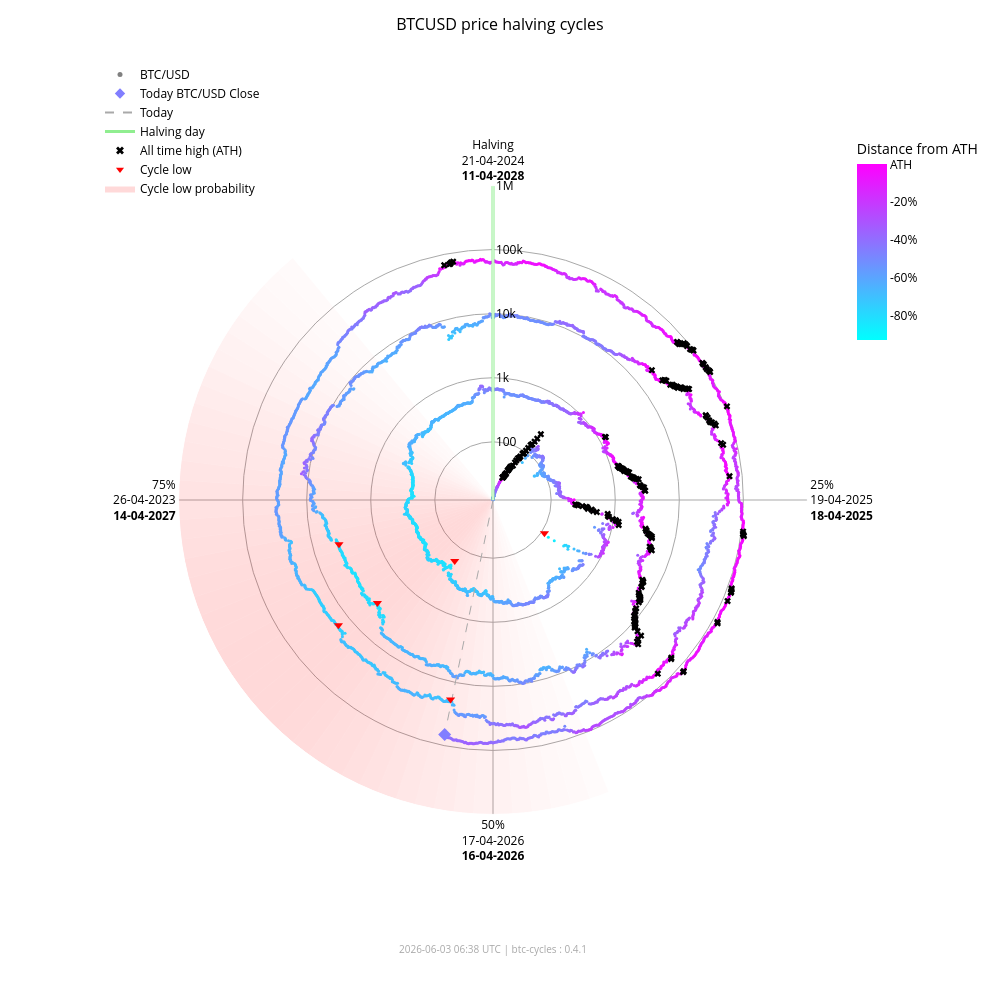

Write notebook code for a chart like this one.
### Markdown cell above
### Interactive chart (plotly)

### Code cell
fig_interactive = btc.plot(
    kind="interactive",
    from_date="2012-11-28",
)
# plotly config for interactivity
config = {"scrollZoom": True, "displayModeBar": True}
# display in notebook
fig_interactive.show(config=config)

### Figure 1 — Plotly figure (JSON) as saved in the notebook; plotly's stock layout.template omitted (floating-point values rounded to 4 significant figures; data arrays with more than 128 entries replaced by an {"elided": "..."} marker saying what was removed)
{"data": [{"fill": "toself", "fillcolor": "rgba(255,0,0,0.017168280509461755)", "hoverinfo": "skip", "line": {"width": 0}, "mode": "lines", "r": [12.35, 1000000, 1000000, 12.35, 12.35], "showlegend": false, "theta": [158.4, 158.4, 162.0, 162.0, 158.4], "type": "scatterpolar"}, {"fill": "toself", "fillcolor": "rgba(255,0,0,0.022114794501891175)", "hoverinfo": "skip", "line": {"width": 0}, "mode": "lines", "r": [12.35, 1000000, 1000000, 12.35, 12.35], "showlegend": false, "theta": [162.0, 162.0, 165.6, 165.6, 162.0], "type": "scatterpolar"}, {"fill": "toself", "fillcolor": "rgba(255,0,0,0.02790404259511669)", "hoverinfo": "skip", "line": {"width": 0}, "mode": "lines", "r": [12.35, 1000000, 1000000, 12.35, 12.35], "showlegend": false, "theta": [165.6, 165.6, 169.2, 169.2, 165.6], "type": "scatterpolar"}, {"fill": "toself", "fillcolor": "rgba(255,0,0,0.034518294852420334)", "hoverinfo": "skip", "line": {"width": 0}, "mode": "lines", "r": [12.35, 1000000, 1000000, 12.35, 12.35], "showlegend": false, "theta": [169.2, 169.2, 172.8, 172.8, 169.2], "type": "scatterpolar"}, {"fill": "toself", "fillcolor": "rgba(255,0,0,0.041901979682821514)", "hoverinfo": "skip", "line": {"width": 0}, "mode": "lines", "r": [12.35, 1000000, 1000000, 12.35, 12.35], "showlegend": false, "theta": [172.8, 172.8, 176.4, 176.4, 172.8], "type": "scatterpolar"}, {"fill": "toself", "fillcolor": "rgba(255,0,0,0.04996405861294358)", "hoverinfo": "skip", "line": {"width": 0}, "mode": "lines", "r": [12.35, 1000000, 1000000, 12.35, 12.35], "showlegend": false, "theta": [176.4, 176.4, 180.0, 180.0, 176.4], "type": "scatterpolar"}, {"fill": "toself", "fillcolor": "rgba(255,0,0,0.05858349692240514)", "hoverinfo": "skip", "line": {"width": 0}, "mode": "lines", "r": [12.35, 1000000, 1000000, 12.35, 12.35], "showlegend": false, "theta": [180.0, 180.0, 183.6, 183.6, 180.0], "type": "scatterpolar"}, {"fill": "toself", "fillcolor": "rgba(255,0,0,0.06761662035375064)", "hoverinfo": "skip", "line": {"width": 0}, "mode": "lines", "r": [12.35, 1000000, 1000000, 12.35, 12.35], "showlegend": false, "theta": [183.6, 183.6, 187.2, 187.2, 183.6], "type": "scatterpolar"}, {"fill": "toself", "fillcolor": "rgba(255,0,0,0.07690481219944661)", "hoverinfo": "skip", "line": {"width": 0}, "mode": "lines", "r": [12.35, 1000000, 1000000, 12.35, 12.35], "showlegend": false, "theta": [187.2, 187.2, 190.8, 190.8, 187.2], "type": "scatterpolar"}, {"fill": "toself", "fillcolor": "rgba(255,0,0,0.08628112000611096)", "hoverinfo": "skip", "line": {"width": 0}, "mode": "lines", "r": [12.35, 1000000, 1000000, 12.35, 12.35], "showlegend": false, "theta": [190.8, 190.8, 194.4, 194.4, 190.8], "type": "scatterpolar"}, {"fill": "toself", "fillcolor": "rgba(255,0,0,0.09557490841018089)", "hoverinfo": "skip", "line": {"width": 0}, "mode": "lines", "r": [12.35, 1000000, 1000000, 12.35, 12.35], "showlegend": false, "theta": [194.4, 194.4, 198.0, 198.0, 194.4], "type": "scatterpolar"}, {"fill": "toself", "fillcolor": "rgba(255,0,0,0.10461455782963762)", "hoverinfo": "skip", "line": {"width": 0}, "mode": "lines", "r": [12.35, 1000000, 1000000, 12.35, 12.35], "showlegend": false, "theta": [198.0, 198.0, 201.6, 201.6, 198.0], "type": "scatterpolar"}, {"fill": "toself", "fillcolor": "rgba(255,0,0,0.11322908719652829)", "hoverinfo": "skip", "line": {"width": 0}, "mode": "lines", "r": [12.35, 1000000, 1000000, 12.35, 12.35], "showlegend": false, "theta": [201.6, 201.6, 205.2, 205.2, 201.6], "type": "scatterpolar"}, {"fill": "toself", "fillcolor": "rgba(255,0,0,0.12125015337052986)", "hoverinfo": "skip", "line": {"width": 0}, "mode": "lines", "r": [12.35, 1000000, 1000000, 12.35, 12.35], "showlegend": false, "theta": [205.2, 205.2, 208.8, 208.8, 205.2], "type": "scatterpolar"}, {"fill": "toself", "fillcolor": "rgba(255,0,0,0.12851590515331976)", "hoverinfo": "skip", "line": {"width": 0}, "mode": "lines", "r": [12.35, 1000000, 1000000, 12.35, 12.35], "showlegend": false, "theta": [208.8, 208.8, 212.4, 212.4, 208.8], "type": "scatterpolar"}, {"fill": "toself", "fillcolor": "rgba(255,0,0,0.13487757461161184)", "hoverinfo": "skip", "line": {"width": 0}, "mode": "lines", "r": [12.35, 1000000, 1000000, 12.35, 12.35], "showlegend": false, "theta": [212.4, 212.4, 216.0, 216.0, 212.4], "type": "scatterpolar"}, {"fill": "toself", "fillcolor": "rgba(255,0,0,0.14020862181849592)", "hoverinfo": "skip", "line": {"width": 0}, "mode": "lines", "r": [12.35, 1000000, 1000000, 12.35, 12.35], "showlegend": false, "theta": [216.0, 216.0, 219.6, 219.6, 216.0], "type": "scatterpolar"}, {"fill": "toself", "fillcolor": "rgba(255,0,0,0.14441504950654527)", "hoverinfo": "skip", "line": {"width": 0}, "mode": "lines", "r": [12.35, 1000000, 1000000, 12.35, 12.35], "showlegend": false, "theta": [219.6, 219.6, 223.2, 223.2, 219.6], "type": "scatterpolar"}, {"fill": "toself", "fillcolor": "rgba(255,0,0,0.14744459351271713)", "hoverinfo": "skip", "line": {"width": 0}, "mode": "lines", "r": [12.35, 1000000, 1000000, 12.35, 12.35], "showlegend": false, "theta": [223.2, 223.2, 226.8, 226.8, 223.2], "type": "scatterpolar"}, {"fill": "toself", "fillcolor": "rgba(255,0,0,0.14929223192296423)", "hoverinfo": "skip", "line": {"width": 0}, "mode": "lines", "r": [12.35, 1000000, 1000000, 12.35, 12.35], "showlegend": false, "theta": [226.8, 226.8, 230.4, 230.4, 226.8], "type": "scatterpolar"}, {"fill": "toself", "fillcolor": "rgba(255,0,0,0.15)", "hoverinfo": "skip", "line": {"width": 0}, "mode": "lines", "r": [12.35, 1000000, 1000000, 12.35, 12.35], "showlegend": false, "theta": [230.4, 230.4, 234.0, 234.0, 230.4], "type": "scatterpolar"}, {"fill": "toself", "fillcolor": "rgba(255,0,0,0.14965033825231114)", "hoverinfo": "skip", "line": {"width": 0}, "mode": "lines", "r": [12.35, 1000000, 1000000, 12.35, 12.35], "showlegend": false, "theta": [234.0, 234.0, 237.6, 237.6, 234.0], "type": "scatterpolar"}, {"fill": "toself", "fillcolor": "rgba(255,0,0,0.14835378057909807)", "hoverinfo": "skip", "line": {"width": 0}, "mode": "lines", "r": [12.35, 1000000, 1000000, 12.35, 12.35], "showlegend": false, "theta": [237.6, 237.6, 241.2, 241.2, 237.6], "type": "scatterpolar"}, {"fill": "toself", "fillcolor": "rgba(255,0,0,0.14623322283554635)", "hoverinfo": "skip", "line": {"width": 0}, "mode": "lines", "r": [12.35, 1000000, 1000000, 12.35, 12.35], "showlegend": false, "theta": [241.2, 241.2, 244.8, 244.8, 241.2], "type": "scatterpolar"}, {"fill": "toself", "fillcolor": "rgba(255,0,0,0.1434078538226231)", "hoverinfo": "skip", "line": {"width": 0}, "mode": "lines", "r": [12.35, 1000000, 1000000, 12.35, 12.35], "showlegend": false, "theta": [244.8, 244.8, 248.4, 248.4, 244.8], "type": "scatterpolar"}, {"fill": "toself", "fillcolor": "rgba(255,0,0,0.13997983179373427)", "hoverinfo": "skip", "line": {"width": 0}, "mode": "lines", "r": [12.35, 1000000, 1000000, 12.35, 12.35], "showlegend": false, "theta": [248.4, 248.4, 252.0, 252.0, 248.4], "type": "scatterpolar"}, {"fill": "toself", "fillcolor": "rgba(255,0,0,0.13602598258454268)", "hoverinfo": "skip", "line": {"width": 0}, "mode": "lines", "r": [12.35, 1000000, 1000000, 12.35, 12.35], "showlegend": false, "theta": [252.0, 252.0, 255.6, 255.6, 252.0], "type": "scatterpolar"}, {"fill": "toself", "fillcolor": "rgba(255,0,0,0.13159547355344953)", "hoverinfo": "skip", "line": {"width": 0}, "mode": "lines", "r": [12.35, 1000000, 1000000, 12.35, 12.35], "showlegend": false, "theta": [255.6, 255.6, 259.2, 259.2, 255.6], "type": "scatterpolar"}, {"fill": "toself", "fillcolor": "rgba(255,0,0,0.12671301775492697)", "hoverinfo": "skip", "line": {"width": 0}, "mode": "lines", "r": [12.35, 1000000, 1000000, 12.35, 12.35], "showlegend": false, "theta": [259.2, 259.2, 262.8, 262.8, 259.2], "type": "scatterpolar"}, {"fill": "toself", "fillcolor": "rgba(255,0,0,0.12138610149219965)", "hoverinfo": "skip", "line": {"width": 0}, "mode": "lines", "r": [12.35, 1000000, 1000000, 12.35, 12.35], "showlegend": false, "theta": [262.8, 262.8, 266.4, 266.4, 262.8], "type": "scatterpolar"}, {"fill": "toself", "fillcolor": "rgba(255,0,0,0.1156142551644921)", "hoverinfo": "skip", "line": {"width": 0}, "mode": "lines", "r": [12.35, 1000000, 1000000, 12.35, 12.35], "showlegend": false, "theta": [266.4, 266.4, 270.0, 270.0, 266.4], "type": "scatterpolar"}, {"fill": "toself", "fillcolor": "rgba(255,0,0,0.10939851441251548)", "hoverinfo": "skip", "line": {"width": 0}, "mode": "lines", "r": [12.35, 1000000, 1000000, 12.35, 12.35], "showlegend": false, "theta": [270.0, 270.0, 273.6, 273.6, 270.0], "type": "scatterpolar"}, {"fill": "toself", "fillcolor": "rgba(255,0,0,0.10274974912946185)", "hoverinfo": "skip", "line": {"width": 0}, "mode": "lines", "r": [12.35, 1000000, 1000000, 12.35, 12.35], "showlegend": false, "theta": [273.6, 273.6, 277.2, 277.2, 273.6], "type": "scatterpolar"}, {"fill": "toself", "fillcolor": "rgba(255,0,0,0.09569517349791425)", "hoverinfo": "skip", "line": {"width": 0}, "mode": "lines", "r": [12.35, 1000000, 1000000, 12.35, 12.35], "showlegend": false, "theta": [277.2, 277.2, 280.8, 280.8, 277.2], "type": "scatterpolar"}, {"fill": "toself", "fillcolor": "rgba(255,0,0,0.08828282625646727)", "hoverinfo": "skip", "line": {"width": 0}, "mode": "lines", "r": [12.35, 1000000, 1000000, 12.35, 12.35], "showlegend": false, "theta": [280.8, 280.8, 284.4, 284.4, 280.8], "type": "scatterpolar"}, {"fill": "toself", "fillcolor": "rgba(255,0,0,0.08058400018765345)", "hoverinfo": "skip", "line": {"width": 0}, "mode": "lines", "r": [12.35, 1000000, 1000000, 12.35, 12.35], "showlegend": false, "theta": [284.4, 284.4, 288.0, 288.0, 284.4], "type": "scatterpolar"}, {"fill": "toself", "fillcolor": "rgba(255,0,0,0.07269354608292704)", "hoverinfo": "skip", "line": {"width": 0}, "mode": "lines", "r": [12.35, 1000000, 1000000, 12.35, 12.35], "showlegend": false, "theta": [288.0, 288.0, 291.6, 291.6, 288.0], "type": "scatterpolar"}, {"fill": "toself", "fillcolor": "rgba(255,0,0,0.06472784449068783)", "hoverinfo": "skip", "line": {"width": 0}, "mode": "lines", "r": [12.35, 1000000, 1000000, 12.35, 12.35], "showlegend": false, "theta": [291.6, 291.6, 295.2, 295.2, 291.6], "type": "scatterpolar"}, {"fill": "toself", "fillcolor": "rgba(255,0,0,0.05682021976743955)", "hoverinfo": "skip", "line": {"width": 0}, "mode": "lines", "r": [12.35, 1000000, 1000000, 12.35, 12.35], "showlegend": false, "theta": [295.2, 295.2, 298.8, 298.8, 295.2], "type": "scatterpolar"}, {"fill": "toself", "fillcolor": "rgba(255,0,0,0.04911378436707333)", "hoverinfo": "skip", "line": {"width": 0}, "mode": "lines", "r": [12.35, 1000000, 1000000, 12.35, 12.35], "showlegend": false, "theta": [298.8, 298.8, 302.4, 302.4, 298.8], "type": "scatterpolar"}, {"fill": "toself", "fillcolor": "rgba(255,0,0,0.04175213714896469)", "hoverinfo": "skip", "line": {"width": 0}, "mode": "lines", "r": [12.35, 1000000, 1000000, 12.35, 12.35], "showlegend": false, "theta": [302.4, 302.4, 306.0, 306.0, 302.4], "type": "scatterpolar"}, {"fill": "toself", "fillcolor": "rgba(255,0,0,0.034868865657538876)", "hoverinfo": "skip", "line": {"width": 0}, "mode": "lines", "r": [12.35, 1000000, 1000000, 12.35, 12.35], "showlegend": false, "theta": [306.0, 306.0, 309.6, 309.6, 306.0], "type": "scatterpolar"}, {"fill": "toself", "fillcolor": "rgba(255,0,0,0.02857722515334582)", "hoverinfo": "skip", "line": {"width": 0}, "mode": "lines", "r": [12.35, 1000000, 1000000, 12.35, 12.35], "showlegend": false, "theta": [309.6, 309.6, 313.2, 313.2, 309.6], "type": "scatterpolar"}, {"fill": "toself", "fillcolor": "rgba(255,0,0,0.022961515313555197)", "hoverinfo": "skip", "line": {"width": 0}, "mode": "lines", "r": [12.35, 1000000, 1000000, 12.35, 12.35], "showlegend": false, "theta": [313.2, 313.2, 316.8, 316.8, 313.2], "type": "scatterpolar"}, {"fill": "toself", "fillcolor": "rgba(255,0,0,0.01807146942917362)", "hoverinfo": "skip", "line": {"width": 0}, "mode": "lines", "r": [12.35, 1000000, 1000000, 12.35, 12.35], "showlegend": false, "theta": [316.8, 316.8, 320.4, 320.4, 316.8], "type": "scatterpolar"}, {"hoverinfo": "text", "marker": {"color": {"elided": "4936 str values"}, "size": 3}, "mode": "markers", "r": {"elided": "4936 float values"}, "showlegend": false, "text": {"elided": "4936 str values"}, "theta": {"elided": "4936 float values"}, "type": "scatterpolar"}, {"hoverinfo": "skip", "line": {"color": "lightgreen", "width": 3}, "mode": "lines", "r": [12.35, 1000000], "showlegend": false, "theta": [0, 0], "type": "scatterpolar"}, {"hoverinfo": "skip", "line": {"color": "darkgrey", "dash": "dash", "width": 1}, "mode": "lines", "r": [12.35, 67340.0], "showlegend": false, "theta": [191.7, 191.7], "type": "scatterpolar"}, {"hoverinfo": "text", "marker": {"color": "#817eff", "size": 10, "symbol": "diamond"}, "mode": "markers", "r": [67340.0], "showlegend": false, "text": ["Today<br>Date: 2026-06-03<br>Price: $67,343.02"], "theta": [191.7], "type": "scatterpolar"}, {"hoverinfo": "text", "marker": {"color": "black", "size": 6, "symbol": "x"}, "mode": "markers", "r": {"elided": "195 float values"}, "showlegend": false, "text": {"elided": "195 str values"}, "theta": {"elided": "195 float values"}, "type": "scatterpolar"}, {"hoverinfo": "text", "marker": {"color": "red", "size": 8, "symbol": "triangle-down"}, "mode": "markers", "r": [111.6, 164.9, 3233.0, 3925.0, 18950.0, 15760.0], "showlegend": false, "text": ["Cycle Low<br>Date: 2014-02-21<br>Price: $111.56<br>ATH distance: -91.0%", "Cycle Low<br>Date: 2015-01-14<br>Price: $164.92<br>ATH distance: -86.7%", "Cycle Low<br>Date: 2018-12-15<br>Price: $3,232.51<br>ATH distance: -83.3%", "Cycle Low<br>Date: 2019-03-25<br>Price: $3,924.55<br>ATH distance: -79.7%", "Cycle Low<br>Date: 2022-06-18<br>Price: $18,954.25<br>ATH distance: -71.9%", "Cycle Low<br>Date: 2022-11-21<br>Price: $15,760.19<br>ATH distance: -76.7%"], "theta": [122.8, 212.1, 228.3, 254.0, 192.0, 231.0], "type": "scatterpolar"}, {"marker": {"color": "grey", "size": 5}, "mode": "markers", "name": "BTC/USD", "r": [null], "theta": [null], "type": "scatterpolar"}, {"marker": {"color": "#817eff", "size": 8, "symbol": "diamond"}, "mode": "markers", "name": "Today BTC/USD Close", "r": [null], "theta": [null], "type": "scatterpolar"}, {"line": {"color": "darkgrey", "dash": "dash"}, "mode": "lines", "name": "Today", "r": [null], "theta": [null], "type": "scatterpolar"}, {"line": {"color": "lightgreen", "width": 3}, "mode": "lines", "name": "Halving day", "r": [null], "theta": [null], "type": "scatterpolar"}, {"marker": {"color": "black", "size": 7, "symbol": "x"}, "mode": "markers", "name": "All time high (ATH)", "r": [null], "theta": [null], "type": "scatterpolar"}, {"marker": {"color": "red", "size": 7, "symbol": "triangle-down"}, "mode": "markers", "name": "Cycle low", "r": [null], "theta": [null], "type": "scatterpolar"}, {"fill": "toself", "fillcolor": "rgba(255,0,0,0.15)", "line": {"width": 0}, "mode": "lines", "name": "Cycle low probability", "r": [null], "theta": [null], "type": "scatterpolar"}, {"hoverinfo": "skip", "marker": {"cmax": 0, "cmin": -0.9307, "color": [0], "colorbar": {"len": 0.25, "ticktext": ["ATH", "-20%", "-40%", "-60%", "-80%", "-100%"], "tickvals": [0, -0.2, -0.4, -0.6, -0.8, -1.0], "title": {"text": "Distance from ATH"}, "x": 0.95, "y": 0.92, "yanchor": "top"}, "colorscale": {"elided": "256x2 mixed values"}, "showscale": true, "size": 0}, "mode": "markers", "r": [null], "showlegend": false, "theta": [null], "type": "scatterpolar"}], "layout": {"annotations": [{"font": {"color": "darkgrey", "size": 10}, "showarrow": false, "text": "2026-06-03 06:38 UTC | btc-cycles : 0.4.1", "x": 0.5, "xref": "paper", "y": -0.02, "yref": "paper"}], "font": {"color": "black"}, "height": 1000, "legend": {"bgcolor": "rgba(0,0,0,0)", "font": {"color": "black"}, "x": 0.0, "y": 1.0}, "margin": {"b": 60, "l": 100, "r": 80, "t": 60}, "paper_bgcolor": "white", "plot_bgcolor": "white", "polar": {"angularaxis": {"color": "black", "direction": "clockwise", "gridcolor": "darkgrey", "rotation": 90, "ticktext": ["Halving<br>21-04-2024<br><b>11-04-2028</b>", "25%<br>19-04-2025<br><b>18-04-2025</b>", "50%<br>17-04-2026<br><b>16-04-2026</b>", "75%<br>26-04-2023<br><b>14-04-2027</b>"], "tickvals": [0, 90, 180, 270]}, "bgcolor": "white", "domain": {"x": [0.1, 0.9], "y": [0.05, 0.95]}, "radialaxis": {"angle": 90, "color": "black", "gridcolor": "darkgrey", "range": [1.092, 6.0], "tickangle": 90, "ticktext": ["100", "1k", "10k", "100k", "1M"], "tickvals": [100, 1000, 10000, 100000, 1000000], "type": "log"}}, "title": {"font": {"color": "black", "size": 16}, "text": "BTCUSD price halving cycles", "x": 0.5}, "width": 1000}}
